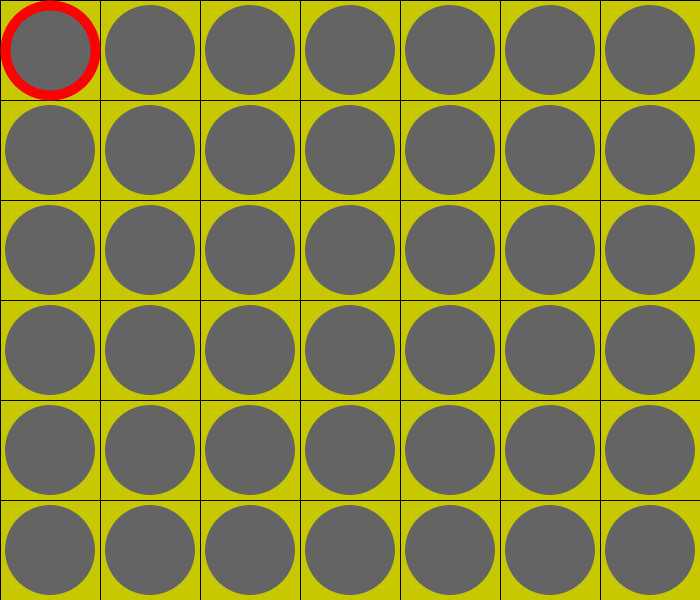
Frame 1 (no input)
Frame 60 (the mouse pressed at the canvas centre just before this capture): identical to frame 1, image omitted
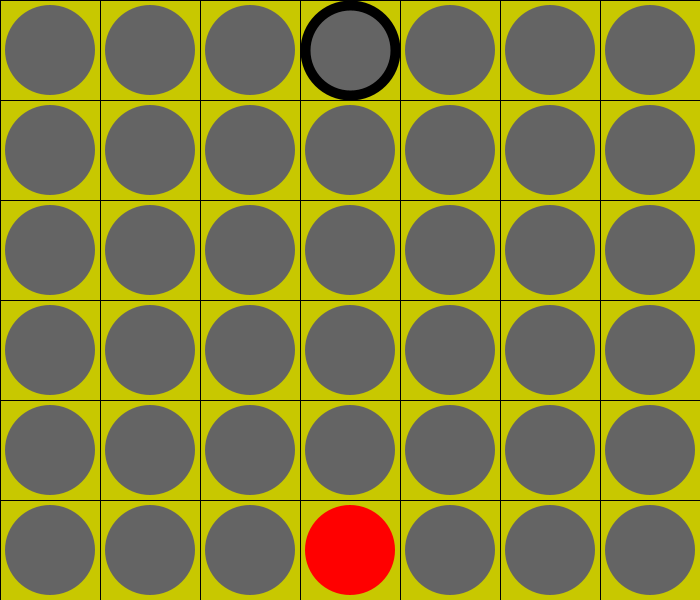
Frame 120 (the mouse held since frame 60 and released just before this capture)

The Processing sketch that drew these frames (run headless with seeded random() and noise(); from frame 60 on, the mouse is pressed at the canvas centre):

// Processing sketch: c4GameSolutionProcessing
// ── c4GameSolutionProcessing.pde
ConnectFour cf;

// We set these here so that the sketch will be the right
// size. Because of how Processing works, all classes have
// access to these constants. So you can (and should) use
// them in the other classes.
final int ROWS = 6;
final int COLS = 7;
final int CELL_WIDTH = 100;

void settings() {
  size(COLS * CELL_WIDTH, ROWS * CELL_WIDTH);
}

void setup() {  
  cf = new ConnectFour(ROWS, COLS);
}

void mousePressed() {
  int whichCol = int(mouseX / CELL_WIDTH);
  cf.makeMove(whichCol);
}

void keyPressed() {
  if (key == 'R') {
    cf.initializeGame();
  }
}

void draw() {
  // Redraw the board
  cf.display();

  // The rest of this code just displays a ring
  // at the top of the column where the player's next move
  // will be played. BUT...
  // Don't draw a ring if the game is over.
  // Don't draw a ring in a column that is full.
  if (cf.isInProgress()) {
    // ...so that we can draw a circle of that color.
    int whichCol = int(mouseX / CELL_WIDTH);
    if (!cf.isFull(whichCol)) {
      // Where should the center of the circle be?
      int x = whichCol * CELL_WIDTH + CELL_WIDTH/2;

      // Get the color of the current player...
      stroke(cf.getPlayerColor());
      noFill();
      strokeWeight(10);
      circle(x, CELL_WIDTH/2, 0.9 * CELL_WIDTH);
    }
  }
}

// ── Cell.pde
//Cell class, one Cell is a single location on a connect 4 board and has a x y location, 
//a player associated with it (default is 0) 
class Cell {
  color PLAYER_1_COLOR = color(255, 0, 0);
  color PLAYER_2_COLOR = color(0);
  color BACK_COLOR = color(100);

  int player;
  boolean winning;

  // Constructs an initally empty cell
  Cell() {
    this.player = 0;
    this.winning = false;
  }

  // Sets this cell's player.
  void setPlayer(int player) {
    this.player = player;
  }
  
  // Set whether this cell is one of the winning
  // cells.
  void setWinning() {
    this.winning = true;
  }

  // gets the player in this cell
  int getPlayer() {
    return player;
  }

  // displays this cell at the specified location
  void display(float x, float y) {
    stroke(0);
    strokeWeight(1);

    fill(200, 200, 0);
    if (this.winning) {
      fill(0, 255, 0);
    }
    square(x, y, CELL_WIDTH);
    if (player == 0) {
      fill(BACK_COLOR);
    } else if (player == 1) {
      fill(PLAYER_1_COLOR);
    } else {
      fill(PLAYER_2_COLOR);
    }
    noStroke();
    circle(x + CELL_WIDTH/2, y + CELL_WIDTH/2, CELL_WIDTH * 0.9);
  }
}//end Cell class

// ── ConnectFour.pde
class ConnectFour {
  int player;
  int moves;
  boolean inProgress;
  Cell[][] cells;

  // Constructs a new game of connect four with the specified
  // number of rows and columns.
  ConnectFour(int rows, int cols) {
    if (rows < 4 || cols < 4) {
      throw new IllegalArgumentException("rows, cols must be >= 4");
    }
    cells = new Cell[rows][cols];
    initializeGame();
  }

  // Sets everything up for the start of the game.
  void initializeGame() {
    // Create the cells
    for (int row = 0; row < cells.length; row++) {
      for (int cell = 0; cell < cells[0].length; cell++) {
        cells[row][cell] = new Cell();
      }
    }
    player = 1;
    moves = 0;
    inProgress = true;
  }
  
  // returns whether the game is in progress
  boolean isInProgress() {
    return inProgress;
  }
  
  // returns whether a specified column is full
  boolean isFull(int col) {
    return nextSpot(col) == -1;
  }

  // makes the move in the specified column,
  // but only if the game is in progress.
  void makeMove(int col) {
    // Exit method if game is in progres.
    if (!inProgress) {
      System.out.println("GAME IS OVER!");
      return;
    }

    int row = nextSpot(col);

    // Exit if column is full.
    if (row == -1) {
      System.out.printf("column %d is full%n", col);
      return;
    }
    
    // Otherwise, actually make the move
    updateCell(row, col, player);
    System.out.printf("player %d at %d %d%n", player, row, col);
    player = 3 - player;
    moves++;

    display();
    checkWin(row, col);
  }

  // Places the specified player's piece at the specified row and column
  void updateCell(int row, int col, int player) {
    cells[row][col].setPlayer(player);
  }

  // Draws all the cells.
  void display() {
    for (int row = 0; row < cells.length; row++) {
      for (int cell = 0; cell < cells[0].length; cell++) {
        cells[row][cell].display(cell * CELL_WIDTH, row * CELL_WIDTH);
      }
    }
  }

  /** Some useful printing methods for debugging purposes. **/
  // Print the specified row
  void printRow(int row) {
    for (int i = 0; i < cells[row].length; i++) {
      print(cells[row][i].getPlayer() + " ");
    }
    System.out.println();
  }

  // Print the specified columnb
  void printColumn(int col) {
    for (int i = 0; i < cells.length; i++) {
      System.out.println(cells[i][col].getPlayer());
    }
  }

  // Print the entire grid
  void printGrid() {
    for (int row = 0; row < cells.length; row++) {
      printRow(row);
    }
  }

  // Return the number of rows in the game
  int getRows() {
    return cells.length;
  }

  // Return the number of columns in the game
  int getCols() {
    return cells[0].length;
  }

  // For a given column, returns the index where
  // the next checker should go (the highest index
  // where the player is 0), or returns -1 if the 
  // column is full.
  int nextSpot(int col) {
    int spot = cells.length - 1;

    while (spot >= 0) {
      if (cells[spot][col].getPlayer() == 0) {
        return spot;
      }
      spot--;
    }

    return -1;
  }

  // Returns the color of the current player. Useful
  // for when c4Game needs to draw the correct color
  // for the current player.
  color getPlayerColor() {
    Cell temp = new Cell();
    if (player == 1) return temp.PLAYER_1_COLOR;
    else return temp.PLAYER_2_COLOR;
  }  

  // ********************* BEGIN WIN CHECKING
  void checkWin(int row, int col) {
    if (inProgress) rowWin(row, col);
    if (inProgress) colWin(row, col);
    if (inProgress) nwseWin(row, col);
    if (inProgress) swneWin(row, col);  

    if (!inProgress) {
      System.out.printf("PLAYER %d WINS!!%n", 2 - moves % 2);
    }

    if (inProgress && moves == getRows() * getCols()) {
      System.out.println("TIE GAME");
      inProgress = false;
    }
  }

  // Check for a diagonal win from northwest to southeast
  void nwseWin(int row, int col) {
    if (southeastWall(row, col) - northwestWall(row, col) + 1 >= 4) {
      int firstCol = northwestWall(row, col);
      int firstRow = row - (col - firstCol);
      for (int i = 0; i < 4; i++) {
        cells[firstRow + i][firstCol + i].setWinning();
      }
      display();
      inProgress = false;
    }
  }

  // Check for a diagonal win from southwest to northeast
  void swneWin(int row, int col) {
    if (northeastWall(row, col) - southwestWall(row, col) + 1 >= 4) {
      int firstCol = southwestWall(row, col);
      int firstRow = row + (col - firstCol);
      for (int i = 0; i < 4; i++) {
        cells[firstRow - i][firstCol + i].setWinning();
      }
      display();
      inProgress = false;
    }
  }

  // Check for a win in the specified column
  void colWin(int row, int col) {
    if (southWall(row, col) - northWall(row, col) + 1 >= 4) {
      int firstRow = northWall(row, col);
      for (int i = 0; i < 4; i++) {
        cells[firstRow + i][col].setWinning();
      }
      display();
      inProgress = false;
    }
  }

  // Check for a win in the specified row
  void rowWin(int row, int col) {
    if (eastWall(row, col) - westWall(row, col) + 1 >= 4) {
      int firstCol = westWall(row, col);
      for (int i = 0; i < 4; i++) {
        cells[row][firstCol + i].setWinning();
      }
      display();
      inProgress = false;
    }
  }


  // probes left of the given location looking
  // for colors that match the current cell.
  // Stops when it finds a cell that doesn't match.
  // Returns the leftmost column (which could be
  // the given column if the next cell to the left
  // is the wrong color).
  int westWall(int row, int col) {
    int pl = cells[row][col].getPlayer();

    while (col > 0 && cells[row][col - 1].getPlayer() == pl) {
      col--;
    }

    return col;
  }

  int eastWall(int row, int col) {
    int pl = cells[row][col].getPlayer();

    while (col <  getCols() - 1 && cells[row][col + 1].getPlayer() == pl) {
      col++;
    }
    return col;
  }

  int southWall(int row, int col) {
    int pl = cells[row][col].getPlayer();

    while (row < getRows() - 1 && cells[row + 1][col].getPlayer() == pl) {
      row++;
    }
    return row;
  } 

  // returns northmost wall as a row
  int northWall(int row, int col) {
    int pl = cells[row][col].getPlayer();

    while (row > 0 && cells[row - 1][col].getPlayer() == pl) {
      row--;
    }
    return row;
  } 

  // returns northwest most wall as a COLUMN
  int northwestWall(int row, int col) {
    int pl = cells[row][col].getPlayer();

    while (row > 0 && col > 0 && cells[row - 1][col - 1].getPlayer() == pl) {
      row--;
      col--;
    }
    return col;
  } 

  // returns southeast most wall as a COLUMN
  int southeastWall(int row, int col) {
    int pl = cells[row][col].getPlayer();

    while (row < getRows() - 1 && col < getCols() - 1 && cells[row + 1][col + 1].getPlayer() == pl) {
      row++;
      col++;
    }
    return col;
  }

  // returns northeast most wall as a COLUMN
  int northeastWall(int row, int col) {
    int pl = cells[row][col].getPlayer();

    while (row > 0 && col < getCols() - 1 && cells[row - 1][col + 1].getPlayer() == pl) {
      row--;
      col++;
    }
    return col;
  } 

  // returns southwest most wall as a COLUMN
  int southwestWall(int row, int col) {
    int pl = cells[row][col].getPlayer();

    while (row < getRows() - 1 && col > 0 && cells[row + 1][col - 1].getPlayer() == pl) {
      row++;
      col--;
    }
    return col;
  }
  // ********************** END WIN CHECKING
}
